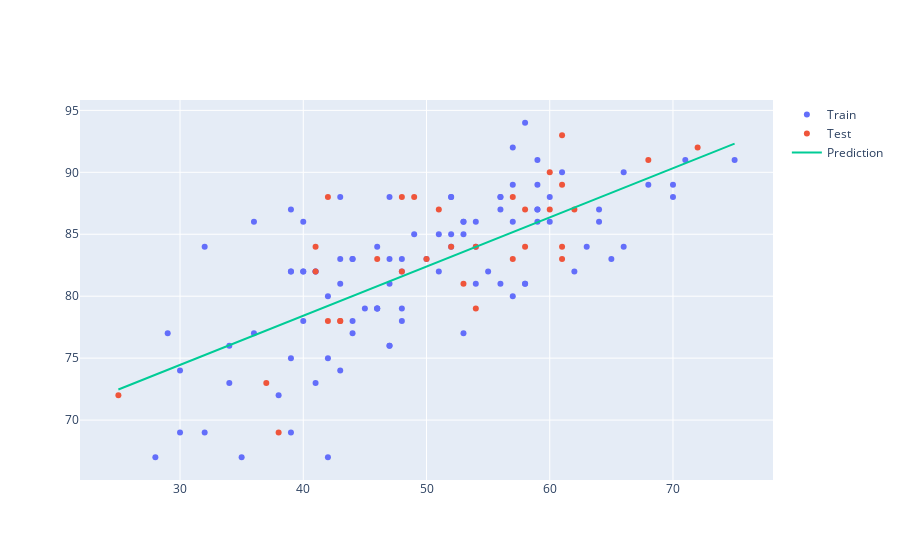

Notebook code cell kept with this figure:
### Code cell
# Model generalization on unseen data

X = df.ball_possession[:, None]
Y = df.pass_accuracy
X_train, X_test, y_train, y_test = train_test_split(X, df.pass_accuracy, random_state=0)

model = LinearRegression()
model.fit(X_train, y_train)

x_range = np.linspace(X.min(), X.max(), 100)
y_range = model.predict(x_range.reshape(-1, 1))

fig = go.Figure([
    go.Scatter(x=X_train.squeeze(), y=y_train, name='Train', mode='markers'),
    go.Scatter(x=X_test.squeeze(), y=y_test, name='Test', mode='markers'),
    go.Scatter(x=x_range, y=y_range, name='Prediction')])
fig.show()
